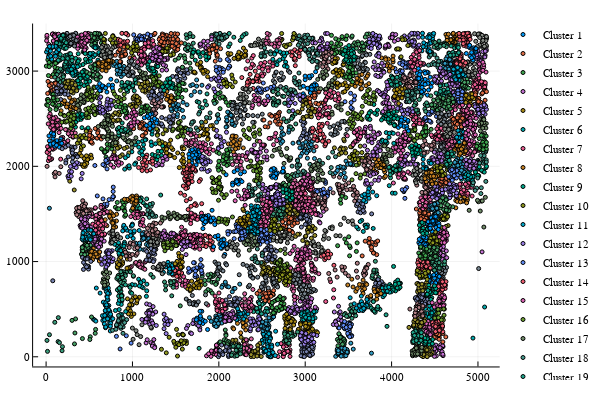

Here is the notebook cell this chart was saved with:
### Code cell
N_plot = 10000
Cities_plot = sample(collect(1:n), N_plot, replace = false)
scatter()
for i=1:k
    C_i_plot = intersect(Cluster_Dic[i], Cities_plot)
    scatter!(Data[1,C_i_plot], Data[2,C_i_plot], label = "Cluster $i", markersize = 2)
end
scatter!()
